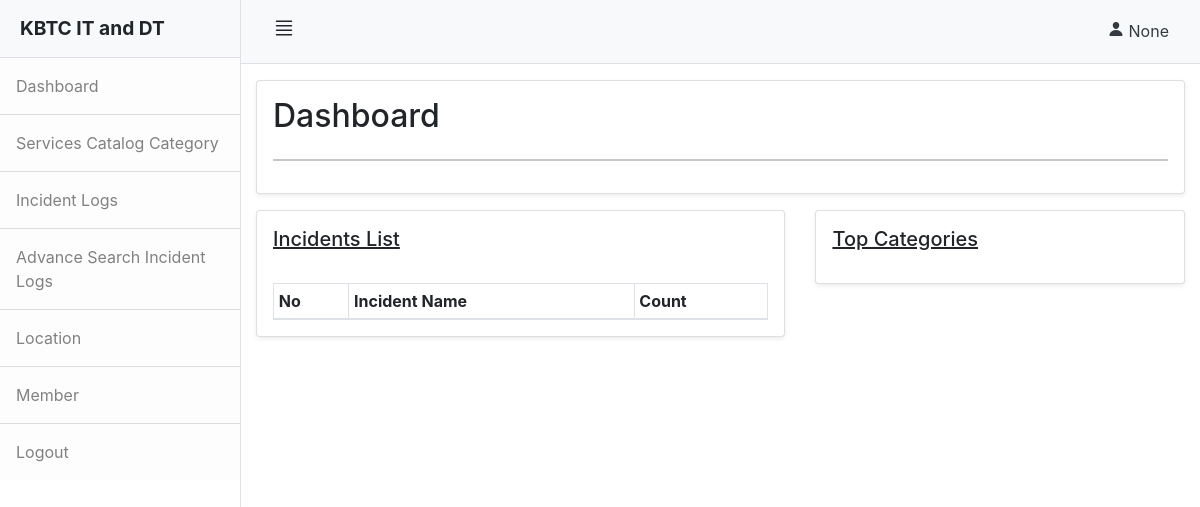
Before: /admin/index.php (signed in) with the older database file.
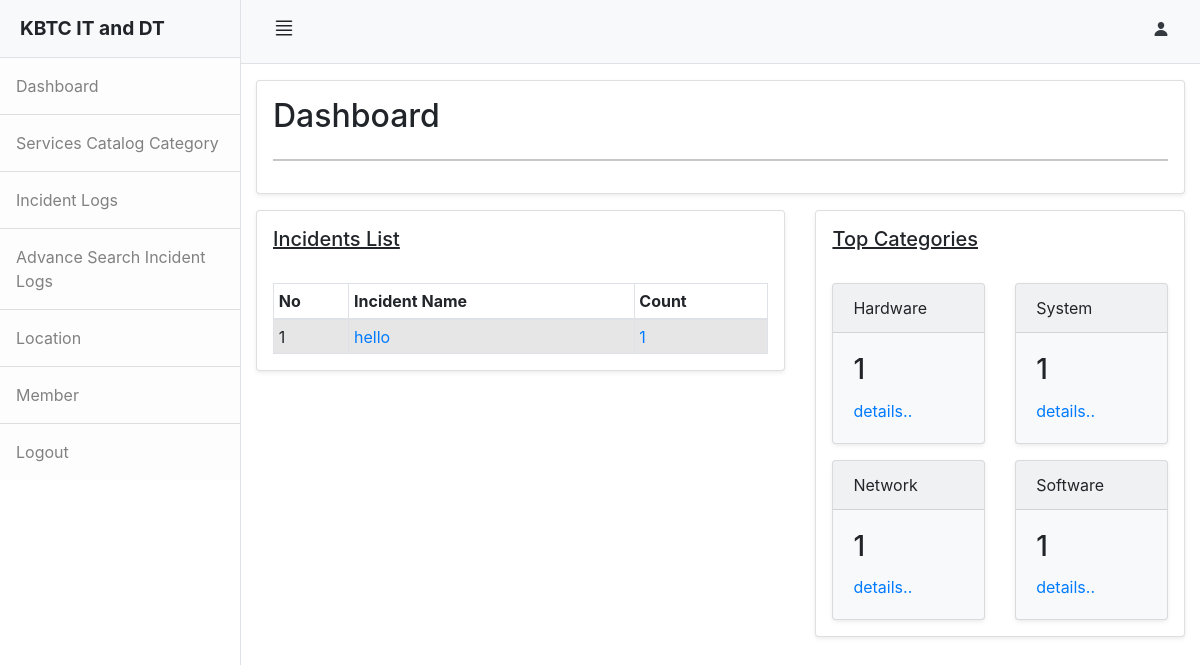
After: the same page with the newer database file.
### tables this page shows
CREATE TABLE `incident` (
  `id` int(11) NOT NULL,
  `title` text NOT NULL,
  `cat_id` int(11) NOT NULL,
  `sub_cat_id` int(11) NOT NULL,
  `create_at` varchar(255) NOT NULL,
  `status` tinyint(1) DEFAULT NULL
);

CREATE TABLE `category` (
  `id` int(11) NOT NULL,
  `category` varchar(255) NOT NULL,
  `status` varchar(255) NOT NULL
);

### admin/index.php (the view, shortened to what the changed rows need)
<?php
            include "head.php";
        ?>
<div class="d-flex" id="wrapper">
    <div id="page-content-wrapper">
        <?php
            include "nav.php";
        ?>
        <div class="container-fluid">
            <div class="shadow-sm my-3 px-3 py-3 card">
                <h2> Dashboard </h2>
            </div>
            <div class="row">
                <div class="col-md-7">
                    <div class="shadow-sm px-3 pt-3 mb-3 card">
                        <br>
                        <table id="example" class="table table-striped table-bordered table-sm">
                            <thead>
                                    <tr>
                                        <th>No</th>
                                        <th>Incident Name</th>
                                        <th>Count</th>
                                    </tr>
                            </thead>
                            <tbody>
                            <?php
                                    $sql = "SELECT * FROM incident WHERE status=1";
                                    $result = mysqli_query($connect,$sql);
                                    $number_row = mysqli_num_rows($result);
                                    $number = 0;
                                    if($number_row > 0){
                                        $titles = [];
                                        foreach($result as $key=>$value){
                                            $count_id=$value['id'];
                                            $sql = "SELECT * FROM logs WHERE incident_id='$count_id'";
                                            $result1 = mysqli_query($connect,$sql);
                                            $number_row1 = mysqli_num_rows($result1);
                                            $artmp =[   'count'=>$number_row1,
                                                        'scid'=>$value['sub_cat_id'],
                                                        'cid'=>$value['cat_id'],
                                                        'inid'=>$value['id']
                                                    ];
                                            $titles[$value['title']]=$artmp;
                                    }
                                        arsort($titles);
                                        foreach ($titles as $key => $value) {
                                            ?>
                                <tr>
                                    <td><?php echo ++$number; ?></td>
                                    <td><a href="solution.php?sub_id=<?php echo $value['scid']; ?>&&cat_id=<?php echo $value['cid'] ?>&&incident_id=<?php echo $value['inid'] ?>">
                                            <?php echo $key; ?> <a></td>
                                    <td><a href="#">
                                            <?php echo $value['count']; ?> <a></td>
                                </tr>
                                <?php
                                            }
                                        }
                                ?>
                            </tbody>
                        </table>
                    </div>
                </div>
                <div class="col-md-5">
                    <div class="shadow-sm px-3 pt-3 card">
                        <br>
                        <div class="row">
                    <?php
                        $sql1 = "SELECT cat_id, COUNT(*) AS total FROM logs GROUP BY cat_id ORDER BY COUNT(*) DESC";
                        $result1 = mysqli_query($connect,$sql1);
                        if($number_row > 0){
                            foreach ($result1 as $key1 => $value1) {
                                $cat_id=$value1['cat_id'];
                                $sql2 = "SELECT * FROM category WHERE status=1 AND id=$cat_id";
                                $result2 = mysqli_query($connect,$sql2);
                                foreach ($result2 as $key2 => $value2) {
                    ?>
                            <div class="col-sm-6">
                                <div class="shadow-sm card bg-light mb-3" style="max-width: 18rem;">
                                    <div class="card-header"><?php echo $value2["category"]; ?></div>
                                    <div class="card-body">
                                        <h3 class="card-title"><?php echo $value1["total"]; ?></h3>
                                        <p class="card-text">
                                            <a href="subcategory.php?id=<?php echo $value1['cat_id']; ?>">details..</a>
                                        </p>
                                    </div>
                                </div>
                            </div>
                    <?php
                                }
                            }
                        }
                    ?>
                        </div>
                    </div>
                </div>
            </div>
        </div>
    </div>
<?php
            include "footer.php";
        ?>

### admin/nav.php
<nav class="navbar navbar-expand-lg navbar-light bg-light border-bottom">
    <div class="container-fluid">
        <h4><ion-icon class="mt-2" name="reorder-four-outline" id="sidebarToggle"></ion-icon></h4>
        <ul class="navbar-nav ms-auto mt-2 mt-lg-0">
            <li class="nav-item">
                <a href="profile.php" class="text-dark text-decoration-none">
                    <ion-icon class="ion-person" name="person"></ion-icon>
                    <?php echo $_SESSION["FullName"]; ?>
                </a>
            </li>
        </ul>
    </div>
</nav>

Changed rows visible on the page:
added incident: key "hello", status "1"
now on this page (row unchanged): category: category "Hardware", total "1"
now on this page (row unchanged): category: category "System", total "1"
now on this page (row unchanged): category: category "Network", total "1"
now on this page (row unchanged): category: category "Software", total "1"
Other visible differences:
$_SESSION["FullName"]: "None" → (not shown)
